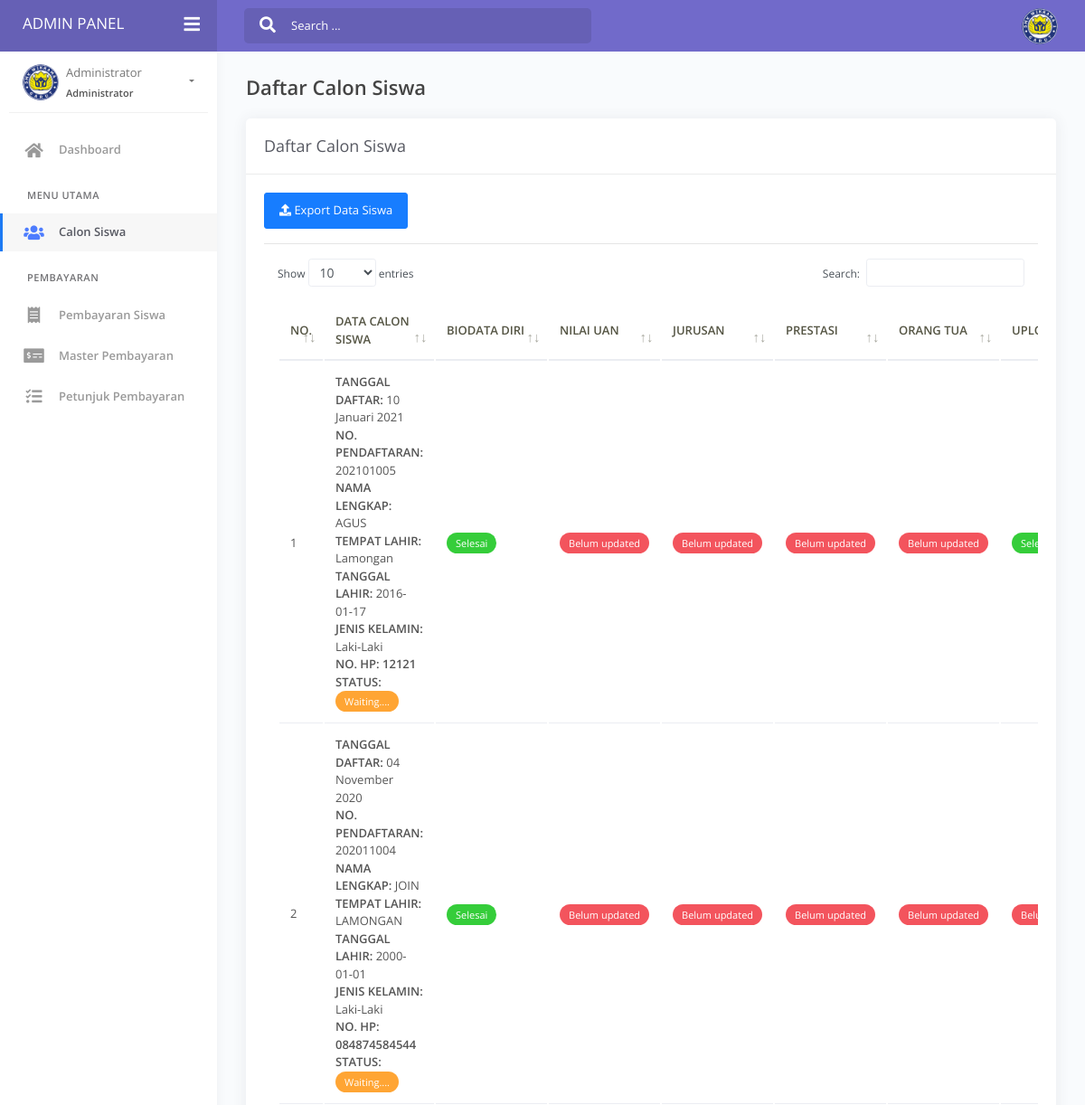
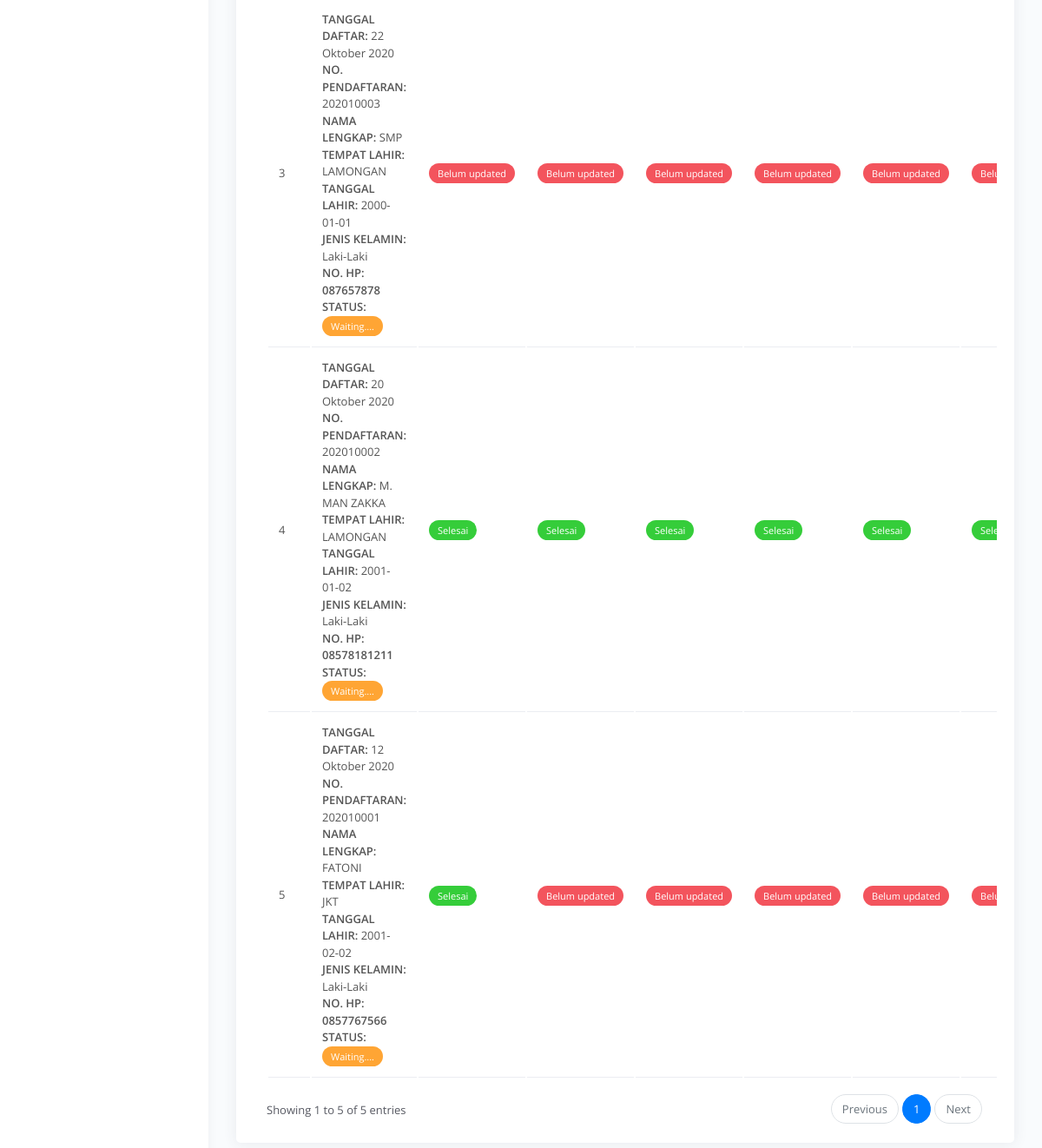
Page /panel/index.php?p=siswa (signed in) on the committed database (2 pictures, top to bottom).
### tables this page shows
CREATE TABLE `users` (
  `id` int(11) NOT NULL,
  `username` varchar(35) NOT NULL,
  `password` varchar(50) NOT NULL,
  `nama` varchar(50) NOT NULL,
  `email` varchar(32) NOT NULL,
  `level` int(11) NOT NULL
);

CREATE TABLE `calon_siswa` (
  `siswa_id` int(11) NOT NULL,
  `siswa_username` varchar(20) NOT NULL,
  `siswa_tanggal_daftar` datetime NOT NULL,
  `siswa_no_pendaftaran` varchar(10) NOT NULL,
  `siswa_nama` varchar(50) NOT NULL,
  `siswa_tempat_lahir` varchar(30) NOT NULL,
  `siswa_tanggal_lahir` date NOT NULL,
  `siswa_jenis_kelamin` varchar(20) NOT NULL,
  `siswa_no_hp` varchar(20) NOT NULL,
  `siswa_tahun_pelajaran` varchar(20) NOT NULL,
  `siswa_status` int(11) NOT NULL
);

### config.php (called while the page is built, shortened)
<?php
function Tanggal($date){
	$BulanIndo = array("Januari", "Februari", "Maret", "April", "Mei", "Juni", "Juli", "Agustus", "September", "Oktober", "November", "Desember");
	$tahun = substr($date, 0, 4);
	$bulan = substr($date, 5, 2);
	$tgl   = substr($date, 8, 2);
	$result = $tgl . " " . $BulanIndo[(int)$bulan-1] . " ". $tahun;
	return($result);
}
?>

### panel/admin/siswa.php (the view, shortened to what this page needs)
<div class="content">
	<div class="page-inner">
		<div class="page-header">
			<h4 class="page-title">Daftar Calon Siswa</h4>
		</div>
		<div class="card">
			<div class="card-header">
				<div class="card-title">Daftar Calon Siswa</div>
			</div>
				<div class="card-body">
					<a href="admin/export.php" class="btn btn-primary"><i class="fa fa-upload"></i> Export Data Siswa</a>
					<hr>
					<div class="table-responsive">
						<table class="table" id="data">
							<thead>
								<th>NO.</th>
								<th width="300">DATA CALON SISWA</th>
								<th>BIODATA DIRI</th>
								<th>NILAI UAN</th>
								<th>JURUSAN</th>
								<th>PRESTASI</th>
								<th>ORANG TUA</th>
								<th>UPLOAD KK</th>
							</thead>
							<tbody>
								<?php
								$no = 1;
								$sql = mysqli_query($koneksi, "SELECT calon_siswa.*, calon_siswa_status.* FROM calon_siswa
															JOIN calon_siswa_status ON calon_siswa.siswa_id=calon_siswa_status.siswa_id
															ORDER BY calon_siswa.siswa_id DESC") or die(mysqli_error($koneksi));
								while($row = mysqli_fetch_assoc($sql)){
									$a = explode("-", $row['siswa_tanggal_daftar']);
									$no_pendaftaran = $a[0] . $a[1] . str_pad($row['siswa_no_pendaftaran'], 3, "0", STR_PAD_LEFT);
									echo '
									<tr>
										<td>'.$no.'</td>
										<td>
											<b>TANGGAL DAFTAR:</b> '.Tanggal($row['siswa_tanggal_daftar']).'<br>
											<b>NO. PENDAFTARAN:</b> '.$no_pendaftaran.'<br>
											<b>NAMA LENGKAP:</b> '.$row['siswa_nama'].'<br>
											<b>TEMPAT LAHIR:</b> '.$row['siswa_tempat_lahir'].'<br>
											<b>TANGGAL LAHIR:</b> '.$row['siswa_tanggal_lahir'].'<br>
											<b>JENIS KELAMIN:</b> '.$row['siswa_jenis_kelamin'].'<br>
											<b>NO. HP: '.$row['siswa_no_hp'].'<br>
											<b>STATUS: '; if($row['siswa_status'] == 1){ echo '<span class="badge badge-success">Approved</span>'; }else{ echo '<span class="badge badge-warning">Waiting....</span>'; } echo '
										</td>
										<td>'; if($row['status_biodata'] == 1){ echo '<span class="badge badge-success">Selesai</span>'; }else{ echo '<span class="badge badge-danger">Belum updated</span>'; } echo '</td>
										<td>'; if($row['status_uan'] == 1){ echo '<span class="badge badge-success">Selesai</span>'; }else{ echo '<span class="badge badge-danger">Belum updated</span>'; } echo '</td>
										<td>'; if($row['status_jurusan'] == 1){ echo '<span class="badge badge-success">Selesai</span>'; }else{ echo '<span class="badge badge-danger">Belum updated</span>'; } echo '</td>
										<td>'; if($row['status_prestasi'] == 1){ echo '<span class="badge badge-success">Selesai</span>'; }else{ echo '<span class="badge badge-danger">Belum updated</span>'; } echo '</td>
										<td>'; if($row['status_ortu'] == 1){ echo '<span class="badge badge-success">Selesai</span>'; }else{ echo '<span class="badge badge-danger">Belum updated</span>'; } echo '</td>
										<td>'; if($row['status_upload_kk'] == 1){ echo '<span class="badge badge-success">Selesai</span>'; }else{ echo '<span class="badge badge-danger">Belum updated</span>'; } echo '</td>
										<td>'; if($row['status_upload_ijasah'] == 1){ echo '<span class="badge badge-success">Selesai</span>'; }else{ echo '<span class="badge badge-danger">Belum updated</span>'; } echo '</td>
										<td>'; if($row['status_upload_nisn'] == 1){ echo '<span class="badge badge-success">Selesai</span>'; }else{ echo '<span class="badge badge-danger">Belum updated</span>'; } echo '</td>
										<td><a href="index.php?p=data-siswa&id='.$row['siswa_id'].'" class="btn btn-primary"><i class="fas fa-user-tag"></i> DATA</a></td>
									</tr>
									';
									$no++;
								}
								?>
							</tbody>
						</table>
					</div>
				</div>
		</div>
	</div>
</div>

### panel/index.php (shortened to what this page needs)
<?php
include('../config.php');
if(empty($_SESSION['id'])){
	echo '<script>document.location="../login.php";</script>';
}else{
	$id = $_SESSION['id'];
	$level = $_SESSION['level'];
	if($level == 1){
		$sql_admin = mysqli_query($koneksi, "SELECT * FROM users WHERE id='$id' LIMIT 1");
		$row = mysqli_fetch_assoc($sql_admin);
	}else if($level == 2){
		$sql_siswa = mysqli_query($koneksi, "SELECT * FROM calon_siswa WHERE siswa_id='$id' LIMIT 1");
		$row = mysqli_fetch_assoc($sql_siswa);
	}
}
?>
<!DOCTYPE html>
<html lang="en">
<head>
	<link href="https://hayageek.github.io/jQuery-Upload-File/4.0.11/uploadfile.css" rel="stylesheet">
	<link href="https://cdn.jsdelivr.net/npm/summernote@0.8.18/dist/summernote-bs4.min.css" rel="stylesheet">
	<link rel="stylesheet" href="./assets/css/bootstrap.min.css">
	<link rel="stylesheet" href="./assets/css/azzara.min.css">
	<link rel="stylesheet" href="./assets/css/demo.css">
</head>
<body>
	<div class="wrapper">
		<div class="main-header" data-background-color="purple">
			<div class="logo-header">
				<a href="index.php" class="logo text-white">
					ADMIN PANEL
				</a>
				<div class="navbar-minimize">
					<button class="btn btn-minimize btn-rounded">
						<i class="fa fa-bars"></i>
					</button>
				</div>
			</div>
			<nav class="navbar navbar-header navbar-expand-lg">
				<div class="container-fluid">
					<div class="collapse" id="search-nav">
						<form class="navbar-left navbar-form nav-search mr-md-3">
							<div class="input-group">
								<div class="input-group-prepend">
									<button type="submit" class="btn btn-search pr-1">
										<i class="fa fa-search search-icon"></i>
									</button>
								</div>
								<input type="text" placeholder="Search ..." class="form-control">
							</div>
						</form>
					</div>
					<ul class="navbar-nav topbar-nav ml-md-auto align-items-center">
						<li class="nav-item dropdown hidden-caret">
							<a class="dropdown-toggle profile-pic" data-toggle="dropdown" href="#" aria-expanded="false">
								<div class="avatar-sm">
									<img src="../assets/img/logo-smk1.png" alt="..." class="avatar-img rounded-circle">
								</div>
							</a>
						</li>
					</ul>
				</div>
			</nav>
		</div>
		<div class="sidebar">
			<div class="sidebar-wrapper scrollbar-inner">
				<div class="sidebar-content">
					<div class="user">
						<div class="avatar-sm float-left mr-2">
							<img src="../assets/img/logo-smk1.png" alt="..." class="avatar-img rounded-circle">
						</div>
						<div class="info">
							<a data-toggle="collapse" href="#collapseExample" aria-expanded="true">
								<span>
									<?php if($level == 1){ echo $row['nama']; }else{ echo $row['siswa_nama']; } ?>
									<span class="user-level"><?php if($level == 1){ echo 'Administrator'; }else{ echo 'Calon Siswa'; } ?></span>
									<span class="caret"></span>
								</span>
							</a>
						</div>
					</div>
					<ul class="nav">
						<?php
						if($level == 1){
						?>
						<li class="nav-item <?php if(!$_GET['p']){ echo 'active'; } ?>">
							<a href="index.php">
								<i class="fas fa-home"></i>
								<p>Dashboard</p>
							</a>
						</li>
						<li class="nav-section">
							<h4 class="text-section">Menu Utama</h4>
						</li>
						<li class="nav-item <?php if($_GET['p'] == 'siswa' || $_GET['p'] == 'data-siswa'){ echo 'active'; } ?>">
							<a href="index.php?p=siswa">
								<i class="fas fa-users"></i>
								<p>Calon Siswa</p>
							</a>
						</li>
						<li class="nav-section">
							<h4 class="text-section">Pembayaran</h4>
						</li>
						<li class="nav-item <?php if($_GET['p'] == 'pembayaran-siswa'){ echo 'active'; } ?>">
							<a href="index.php?p=pembayaran-siswa">
								<i class="fas fa-receipt"></i>
								<p>Pembayaran Siswa</p>
							</a>
						</li>
						<li class="nav-item <?php if($_GET['p'] == 'pembayaran' || $_GET['p'] == 'pembayaran-tambah'){ echo 'active'; } ?>">
							<a href="index.php?p=pembayaran">
								<i class="fas fa-money-check-alt"></i>
								<p>Master Pembayaran</p>
							</a>
						</li>
						<li class="nav-item <?php if($_GET['p'] == 'pembayaran-petunjuk' || $_GET['p'] == 'pembayaran-petunjuk-tambah'){ echo 'active'; } ?>">
							<a href="index.php?p=pembayaran-petunjuk">
								<i class="fas fa-tasks"></i>
								<p>Petunjuk Pembayaran</p>
							</a>
						</li>
						<?php
						}else if($level == 2){
						?>
						<li class="nav-item <?php if(!isset($_GET['p'])){ echo 'active'; } ?>">
							<a href="index.php">
								<i class="fas fa-home"></i>
								<p>Dashboard</p>
							</a>
						</li>
						<li class="nav-section">
							<span class="sidebar-mini-icon">
								<i class="fa fa-ellipsis-h"></i>
							</span>
							<h4 class="text-section">Menu Utama</h4>
						</li>
						<li class="nav-item <?php if(isset($_GET['p'])){ if($_GET['p'] == 'biodata' || $_GET['p'] == 'uan' || $_GET['p'] == 'jurusan' || $_GET['p'] == 'prestasi' || $_GET['p'] == 'ortu'){ echo 'active submenu'; } } ?>">
							<a data-toggle="collapse" href="#data">
								<i class="fas fa-layer-group"></i>
								<p>Lengkapi Data</p>
								<span class="caret"></span>
							</a>
							<div class="collapse <?php if(isset($_GET['p'])){ if($_GET['p'] == 'biodata' || $_GET['p'] == 'uan' || $_GET['p'] == 'jurusan' || $_GET['p'] == 'prestasi' || $_GET['p'] == 'ortu'){ echo 'show'; } } ?>" id="data">
								<ul class="nav nav-collapse">
									<li <?php if(isset($_GET['p'])){ if($_GET['p'] == 'biodata'){ echo 'class="active"'; } } ?>>
										<a href="index.php?p=biodata">
											<span class="sub-item">Biodata Diri</span>
										</a>
									</li>
									<li <?php if(isset($_GET['p'])){ if($_GET['p'] == 'uan'){ echo 'class="active"'; } } ?>>
										<a href="index.php?p=uan">
											<span class="sub-item">Nilai UAN</span>
										</a>
									</li>
									<li <?php if(isset($_GET['p'])){ if($_GET['p'] == 'jurusan'){ echo 'class="active"'; } } ?>>
										<a href="index.php?p=jurusan">
											<span class="sub-item">Pilihan Jurusan</span>
										</a>
									</li>
									<li <?php if(isset($_GET['p'])){ if($_GET['p'] == 'prestasi'){ echo 'class="active"'; } } ?>>
										<a href="index.php?p=prestasi">
											<span class="sub-item">Prestasi</span>
										</a>
									</li>
									<li <?php if(isset($_GET['p'])){ if($_GET['p'] == 'ortu'){ echo 'class="active"'; } } ?>>
										<a href="index.php?p=ortu">
											<span class="sub-item">Orang Tua</span>
										</a>
									</li>
								</ul>
							</div>
						</li>
						<li class="nav-item <?php if(isset($_GET['p'])){ if($_GET['p'] == 'kk' || $_GET['p'] == 'ijasah' || $_GET['p'] == 'nisn'){ echo 'active submenu'; } } ?>">
							<a data-toggle="collapse" href="#upload">
								<i class="fas fa-upload"></i>
								<p>Upload Data</p>
								<span class="caret"></span>
							</a>
							<div class="collapse <?php if(isset($_GET['p'])){ if($_GET['p'] == 'kk' || $_GET['p'] == 'ijasah' || $_GET['p'] == 'nisn'){ echo 'show'; } } ?>" id="upload">
								<ul class="nav nav-collapse">
									<li <?php if(isset($_GET['p'])){ if($_GET['p'] == 'kk'){ echo 'class="active"'; } } ?>>
										<a href="index.php?p=kk">
											<span class="sub-item">Upload Kartu Keluarga</span>
										</a>
									</li>
									<li <?php if(isset($_GET['p'])){ if($_GET['p'] == 'ijasah'){ echo 'class="active"'; } } ?>>
										<a href="index.php?p=ijasah">
											<span class="sub-item">Upload Ijasah</span>
										</a>
									</li>
									<li <?php if(isset($_GET['p'])){ if($_GET['p'] == 'nisn'){ echo 'class="active"'; } } ?>>
										<a href="index.php?p=nisn">
											<span class="sub-item">Upload NISN</span>
										</a>
									</li>
								</ul>
							</div>
						</li>
						<li class="nav-item <?php if(isset($_GET['p'])){ if($_GET['p'] == 'ringkasan'){ echo 'active'; } } ?>">
							<a href="index.php?p=ringkasan">
								<i class="fas fa-clipboard-list"></i>
								<p>Ringkasan Akun</p>
							</a>
						</li>
						<?php
						}
						?>
					</ul>
				</div>
			</div>
		</div>
		<div class="main-panel">
			<?php
			if($level == 1){
				$pages_dir = 'admin';
				if(!empty($_GET['p'])){
					$pages = scandir($pages_dir, 0);
					unset($pages[0], $pages[1]);
					$p = $_GET['p'];
					if(in_array($p.'.php', $pages)){
						include($pages_dir.'/'.$p.'.php');
					} else {
						echo 'Halaman tidak ditemukan! :(';
					}
				} else {
					include($pages_dir.'/home.php');
				}
			}else if($level == 2){
				$pages_dir = 'siswa';
				if(!empty($_GET['p'])){
					$pages = scandir($pages_dir, 0);
					unset($pages[0], $pages[1]);
					$p = $_GET['p'];
					if(in_array($p.'.php', $pages)){
						include($pages_dir.'/'.$p.'.php');
					} else {
						echo 'Halaman tidak ditemukan! :(';
					}
				} else {
					include($pages_dir.'/home.php');
				}
			}
			?>
		</div>
	</div>
</body>
</html>

### rows in the picture
users: nama "Administrator"
calon_siswa: siswa_tanggal_daftar "10 Januari 2021", no_pendaftaran "202101005", siswa_nama "AGUS", siswa_tempat_lahir "Lamongan", siswa_tanggal_lahir "2016-01-17", siswa_jenis_kelamin "Laki-Laki", siswa_no_hp "12121", siswa_status "Waiting....", shows "Selesai", shows "Belum updated"
calon_siswa: siswa_tanggal_daftar "04 November 2020", no_pendaftaran "202011004", siswa_nama "JOIN", siswa_tempat_lahir "LAMONGAN", siswa_tanggal_lahir "2000-01-01", siswa_jenis_kelamin "Laki-Laki", siswa_no_hp "084874584544", siswa_status "Waiting....", shows "Selesai", shows "Belum updated"
calon_siswa: siswa_tanggal_daftar "22 Oktober 2020", no_pendaftaran "202010003", siswa_nama "SMP", siswa_tempat_lahir "LAMONGAN", siswa_tanggal_lahir "2000-01-01", siswa_jenis_kelamin "Laki-Laki", siswa_no_hp "087657878", siswa_status "Waiting....", shows "Belum updated"
calon_siswa: siswa_tanggal_daftar "20 Oktober 2020", no_pendaftaran "202010002", siswa_nama "M. MAN ZAKKA", siswa_tempat_lahir "LAMONGAN", siswa_tanggal_lahir "2001-01-02", siswa_jenis_kelamin "Laki-Laki", siswa_no_hp "08578181211", siswa_status "Waiting....", shows "Selesai"
calon_siswa: siswa_tanggal_daftar "12 Oktober 2020", no_pendaftaran "202010001", siswa_nama "FATONI", siswa_tempat_lahir "JKT", siswa_tanggal_lahir "2001-02-02", siswa_jenis_kelamin "Laki-Laki", siswa_no_hp "0857767566", siswa_status "Waiting....", shows "Selesai", shows "Belum updated"
